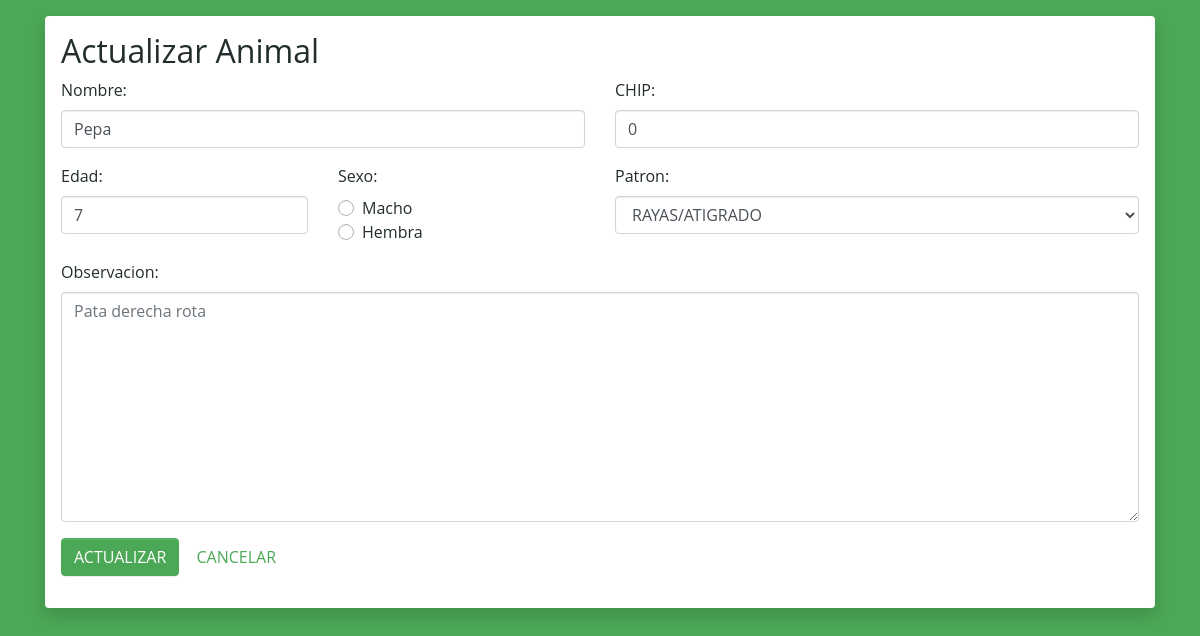
/src/php/view/update-animal.php?cod=anm-002&codOrg=ORG-001, run on the app's committed database.
### tables this page shows
CREATE TABLE `animal` (
  `cod` varchar(10) NOT NULL,
  `codDueno` varchar(10) DEFAULT NULL,
  `codOrganizacion` varchar(10) NOT NULL,
  `nombre` varchar(50) NOT NULL,
  `edad` int(11) NOT NULL,
  `fechaIngreso` date DEFAULT NULL,
  `especie` varchar(30) NOT NULL,
  `raza` varchar(100) NOT NULL,
  `patron` varchar(30) NOT NULL,
  `sexo` char(1) DEFAULT NULL,
  `observacion` text NOT NULL,
  `chip` int(15) DEFAULT NULL
);

### src/php/model/dao/AnimalDao.php (called while the page is built, shortened)
<?php
include_once '../model/dto/Animal.php';
class AnimalDao
{
    function buscarAnimal($codigo)
    {
        $con = new Conexion();
        $conn = $con->Conectar();
        $sql = "SELECT * FROM animal WHERE cod = ?";
        $conn->set_charset("utf8");
        $statement = $conn->prepare($sql);
        $statement->bind_param('s',$codigo);
        $statement->execute();
        $result = $statement->get_result();
        if ($result->num_rows > 0) {
            $fila = $result->fetch_assoc();
            $animal = new Animal($fila["cod"], new Organizacion($fila["codOrganizacion"],NULL), new Dueño($fila["codDueno"],NULL,NULL,NULL,NULL,NULL),
                $fila["nombre"], $fila["edad"], $fila["fechaIngreso"], $fila["especie"], $fila["raza"],
                $fila["patron"], $fila["sexo"], $fila["observacion"], $fila["chip"]);
            return $animal;
        } else {
            echo "0 results";
            return null;
        }
    }
}
?>

### src/php/model/dto/Animal.php (called while the page is built, shortened)
<?php
class Animal
{
    private $nombre;
    private $edad;
    private $observacion;
    private $chip;
    public function __construct($codigo, $organizacion, $dueño, $nombre, $edad, $fechaInfreso, $especie, $raza, $patron, $sexo, $observacion, $chip)
    {
        $this->nombre = is_null($nombre)?$this->nombre:$nombre;
        $this->edad = is_null($edad)?$this->edad:$edad;
        $this->observacion = is_null($observacion)?$this->observacion:$observacion;
        $this->chip = is_null($chip)?$this->chip:$chip;
    }
    public function getNombre(){
        return $this->nombre;
    }
    public function getEdad(){
        return $this->edad;
    }
    public function getObservacion(){
        return $this->observacion;
    }
    public function getChip(){
        return $this->chip;
    }
}
?>

### src/php/view/update-animal.php (the view, shortened to what this page needs)
<!DOCTYPE html>
<html lang="en">
<head>
    <link rel="stylesheet" href="/RedcatandoAnimales/RedcatandoAnimales/src/css/main.css">
    <link rel="stylesheet" href="/RedcatandoAnimales/RedcatandoAnimales/src/css/bootstrap.css">
</head>
<body>
<body class="bg-primary">
    <?php
        include_once '../model/dao/AnimalDao.php';
        include_once '../model/dto/Animal.php';
        $aDao = new AnimalDao();
        $animal = $aDao->buscarAnimal($_GET["cod"]);
    ?>
    <div class="container container-fluid">
        <div class="my-3 shadow p-3 bg-white rounded">
            <h2>Actualizar Animal</h2>
            <form action="../controller/procesarIngresoAnimal.php" method="POST">
                <div class="row">
                    <div class="form-group col-md-6">
                        <label>Nombre:</label>
                        <input type="text" name="nombre" value="<?php echo $animal->getNombre();?>" class="form-control">
                    </div>
                    <div class="form-group col-md-6">
                        <label for="">CHIP: </label>
                        <input type="number" name="chip" value="<?php echo $animal->getChip();?>" class="form-control" min="1">
                    </div>
                </div>
                <div class="row">
                    <div class="form-group col-md-3">
                        <label for="">Edad: </label>
                        <input type="number" name="edad" value="<?php echo $animal->getEdad();?>" class="form-control" min="1" max="30" value="10">
                    </div>
                    <div class="form-group col-md-3">
                        <label for="">Sexo: </label>
                        <div class="custom-control custom-radio">
                            <label class="custom-control-label" for="radioMacho">Macho</label>
                        </div>
                        <div class="custom-control custom-radio">
                            <label class="custom-control-label" for="radioHembra">Hembra</label>
                        </div>
                    </div>
                    <div class="form-group col-md-6">
                        <label for="listaPatrones">Patron: </label>
                        <select name="listaPatrones" id="listaPatrones" class="form-control">
                            <option value="RAYAS_ATIGRADO">RAYAS/ATIGRADO</option>
                        </select>
                    </div>
                </div>
                <div class="form-group">
                    <label for="">Observacion: </label>
                    <textarea name="observacion" id="" placeholder="<?php echo $animal->getObservacion();?>" rows="9" class="form-control"></textarea>
                </div>
                <div class="form-group">
                    <button type="submit" name="btnActualizarAnimal" class="btn btn-primary">ACTUALIZAR</button>
                    <?php
                        echo "<a href='history-animal.php?codOrg=".$_GET["codOrg"]."' class='btn btn-link'>CANCELAR</a>";
                    ?>
                </div>
            </form>
        </div>
    </div>
</body>
</html>

### src/css/main.css (style rules this page uses)
:root { --primary-color:#4ba856; --success-color:#42c451; --danger-color:#db1125; --warning-color:#fcc737; --light-color:#fcf9f2; --dark-color:#232d2d; }
* { color:var(--dark-color); }

### data on the page
animal: nombre "Pepa", chip "0", edad "7", observacion "Pata derecha rota"
